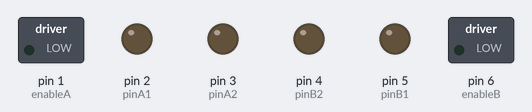
Simulated run of this sketch. Board: Arduino Uno, built with avr-gcc and run on an emulated ATmega328P. Shown: switched loads named in the sketch (green lamp = pin HIGH), output pins drawn as LEDs (lit = HIGH).

Above: at 0.1 s.
At 2.1 s:
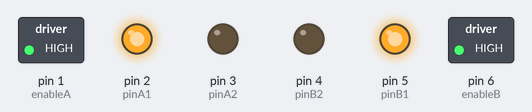
At 4.1 s:
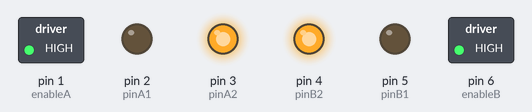
At 6.1 s:
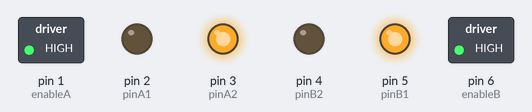
At 12.1 s:
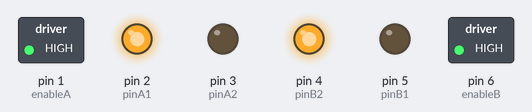
At 16.1 s:
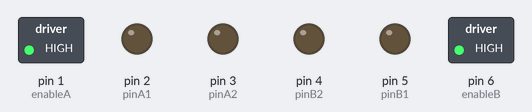
Timing chart, 0 to 17.6 s (numbered marks = the images above):
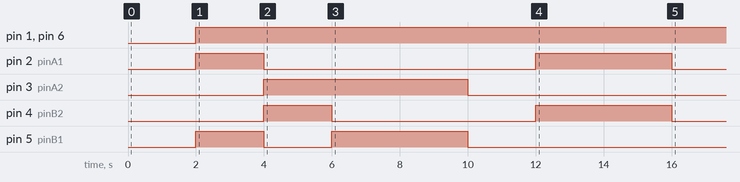

Measured:
- by itself, pin 1 (enableA), pin 6 (enableB): LOW → HIGH at 2.0 s
- by itself, pin 2 (pinA1): LOW → HIGH at 2.0 s, → LOW 2.0 s later, → HIGH 8.0 s later, → LOW 4.0 s later
- by itself, pin 3 (pinA2): LOW → HIGH at 4.0 s, → LOW 6.0 s later
- by itself, pin 4 (pinB2): LOW → HIGH at 4.0 s, → LOW 2.0 s later, → HIGH 6.0 s later, → LOW 4.0 s later
- by itself, pin 5 (pinB1): LOW → HIGH at 2.0 s, → LOW 2.0 s later, → HIGH 2.0 s later, → LOW 4.0 s later

The sketch:

Moteur.ino
```cpp
int enableA = 1;
int pinA1 = 2;
int pinA2 = 3;
int pinB2 = 4;
int pinB1 = 5;
int enableB = 6;

int IR1 = 8;
int IR2 = 9;
int IR3 = 10;
int IR4 = 11;

boolean run = true;

void setup() {
  pinMode(enableA, OUTPUT);
  pinMode(pinA1, OUTPUT);
  pinMode(pinA2, OUTPUT);

  pinMode(enableB, OUTPUT);
  pinMode(pinB1, OUTPUT);
  pinMode(pinB2, OUTPUT);
}

void loop() {
  if (run) {
    delay(2000);
    enableMotors();

    //Go forward
    forward(2000);
    //Go backward
    backward(2000);
    //Turn left
    turnLeft(4000);
    coast(2000);
    //Turn right
    turnRight(4000);
    coast(2000);
    //This stops the loop
    run = false;


  }
}
//Define high-level H-bridge commands

void enableMotors()
{
 motorAOn();
 motorBOn();
}

void disableMotors()
{
 motorAOff();
 motorBOff();
}

void forward(int time)
{
 motorAForward();
 motorBForward();
 delay(time);
}

void backward(int time)
{
 motorABackward();
 motorBBackward();
 delay(time);
}

void turnLeft(int time)
{
 motorABackward();
 motorBForward();
 delay(time);
}

void turnRight(int time)
{
 motorAForward();
 motorBBackward();
 delay(time);
}

void coast(int time)
{
 motorACoast();
 motorBCoast();
 delay(time);
}

void brake(int time)
{
 motorABrake();
 motorBBrake();
 delay(time);
}
//Define low-level H-bridge commands

//enable motors
void motorAOn()
{
 digitalWrite(enableA, HIGH);
}

void motorBOn()
{
 digitalWrite(enableB, HIGH);
}

 //disable motors
void motorAOff()
{
 digitalWrite(enableB, LOW);
}

void motorBOff()
{
 digitalWrite(enableA, LOW);
}

 //motor A controls
void motorAForward()
{
 digitalWrite(pinA1, HIGH);
 digitalWrite(pinA2, LOW);
}

void motorABackward()
{
 digitalWrite(pinA1, LOW);
 digitalWrite(pinA2, HIGH);
}

//motor B controls
void motorBForward()
{
 digitalWrite(pinB1, HIGH);
 digitalWrite(pinB2, LOW);
}

void motorBBackward()
{
 digitalWrite(pinB1, LOW);
 digitalWrite(pinB2, HIGH);
}

//coasting and braking
void motorACoast()
{
 digitalWrite(pinA1, LOW);
 digitalWrite(pinA2, LOW);
}

void motorABrake()
{
 digitalWrite(pinA1, HIGH);
 digitalWrite(pinA2, HIGH);
}

void motorBCoast()
{
 digitalWrite(pinB1, LOW);
 digitalWrite(pinB2, LOW);
}

void motorBBrake()
{
 digitalWrite(pinB1, HIGH);
 digitalWrite(pinB2, HIGH);
}
```
